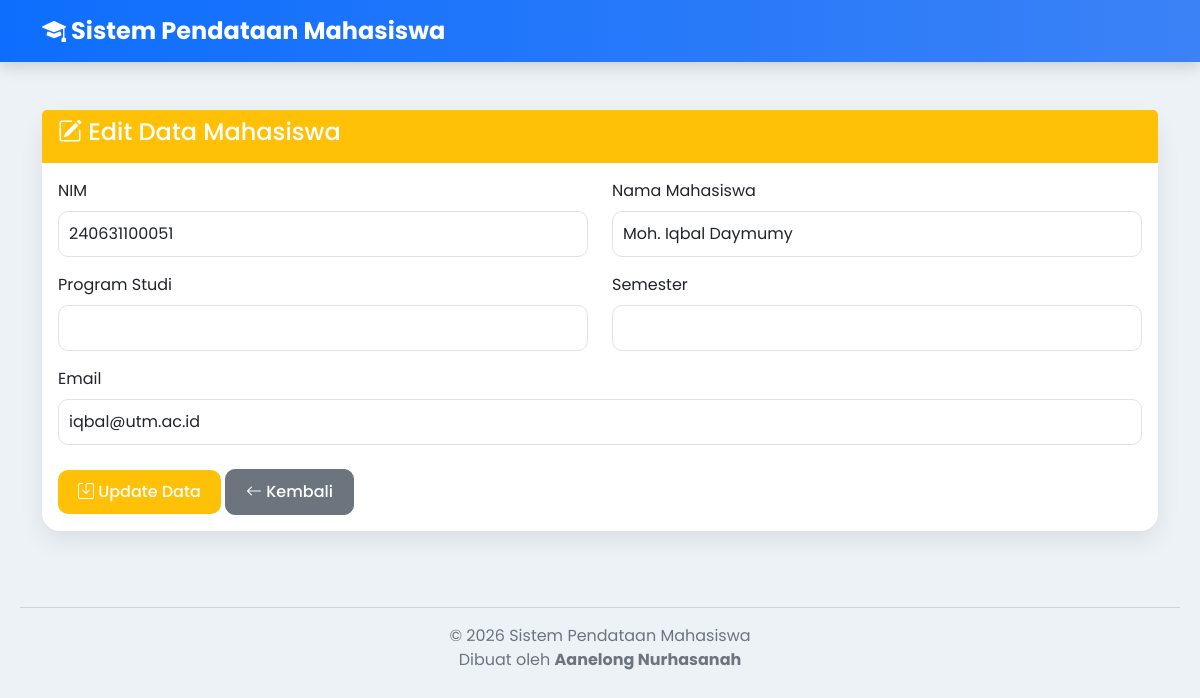
/UAS-PEMWEB-2526G-240631100067/uasaan/edit.php?id=2, run on the app's committed database.
### tables this page shows
CREATE TABLE IF NOT EXISTS mahasiswa (
    id INT AUTO_INCREMENT PRIMARY KEY,
    nim VARCHAR(20) NOT NULL UNIQUE,
    nama VARCHAR(100) NOT NULL,
    jurusan VARCHAR(100) NOT NULL,
    angkatan YEAR NOT NULL,
    jenis_kelamin ENUM('L', 'P') NOT NULL,
    email VARCHAR(100),
    no_hp VARCHAR(20),
    alamat TEXT,
    status ENUM('Aktif', 'Cuti', 'Lulus', 'DO') DEFAULT 'Aktif',
    created_at TIMESTAMP DEFAULT CURRENT_TIMESTAMP
);

### UAS-PEMWEB-2526G-240631100067/uasaan/edit.php (the view, shortened to what this page needs)
<?php
include 'koneksi.php';
$id = $_GET['id'];
$query = mysqli_query($koneksi, "SELECT * FROM mahasiswa WHERE id='$id'");
$data = mysqli_fetch_assoc($query);
?>
<!DOCTYPE html>
<html lang="id">
<head>
<link href="https://cdn.jsdelivr.net/npm/bootstrap@5.3.3/dist/css/bootstrap.min.css" rel="stylesheet">
<link rel="stylesheet"
href="https://cdn.jsdelivr.net/npm/bootstrap-icons@1.11.3/font/bootstrap-icons.min.css">
<link rel="stylesheet" href="css/style.css">
</head>
<body>
<nav class="navbar navbar-expand-lg navbar-dark">
<div class="container">
<a class="navbar-brand" href="index.php">
<i class="bi bi-mortarboard-fill"></i>
Sistem Pendataan Mahasiswa
</a>
</div>
</nav>
<div class="container mt-5">
<div class="card">
<div class="card-header bg-warning text-white">
<h4>
<i class="bi bi-pencil-square"></i>
Edit Data Mahasiswa
</h4>
</div>
<div class="card-body">
<form action="proses_edit.php" method="POST">
<div class="row">
<div class="col-md-6 mb-3">
<label class="form-label">
NIM
</label>
<input
type="text"
name="nim"
class="form-control"
value="<?= $data['nim']; ?>"
required>
</div>
<div class="col-md-6 mb-3">
<label class="form-label">
Nama Mahasiswa
</label>
<input
type="text"
name="nama"
class="form-control"
value="<?= $data['nama']; ?>"
required>
</div>
</div>
<div class="row">
<div class="col-md-6 mb-3">
<label class="form-label">
Program Studi
</label>
<input
type="text"
name="prodi"
class="form-control"
value="<?= $data['prodi']; ?>"
required>
</div>
<div class="col-md-6 mb-3">
<label class="form-label">
Semester
</label>
<input
type="number"
name="semester"
class="form-control"
value="<?= $data['semester']; ?>"
required>
</div>
</div>
<div class="mb-4">
<label class="form-label">
Email
</label>
<input
type="email"
name="email"
class="form-control"
value="<?= $data['email']; ?>"
required>
</div>
<button type="submit" class="btn btn-warning text-white">
<i class="bi bi-save"></i>
Update Data
</button>
<a href="daftar.php" class="btn btn-secondary">
<i class="bi bi-arrow-left"></i>
Kembali
</a>
</form>
</div>
</div>
</div>
<footer>
<hr>
© 2026 Sistem Pendataan Mahasiswa
<br>
Dibuat oleh <b>Aanelong Nurhasanah</b>
</footer>
</body>
</html>

### UAS-PEMWEB-2526G-240631100067/uasaan/css/style.css (style rules this page uses)
* { margin:0; padding:0; box-sizing:border-box; font-family:'Poppins',sans-serif; }
body { background:#edf2f7; }
.navbar { background:linear-gradient(90deg,#0d6efd,#3b82f6); box-shadow:0 5px 15px rgba(0,0,0,.15); }
.navbar-brand { font-size:24px; font-weight:700; color:white !important; }
.card { border:none; border-radius:18px; box-shadow:0 10px 25px rgba(0,0,0,.08); }
.card-header { border:none; font-size:22px; font-weight:600; }
.btn { border-radius:10px; padding:10px 20px; font-weight:500; }
.btn-warning { color:white; border:none; }
.form-control { border-radius:10px; padding:10px; }
footer { margin-top:40px; text-align:center; color:#6c757d; padding:20px; }

### data on the page
mahasiswa: nim "240631100051", nama "Moh. Iqbal Daymumy", email "iqbal@utm.ac.id"
